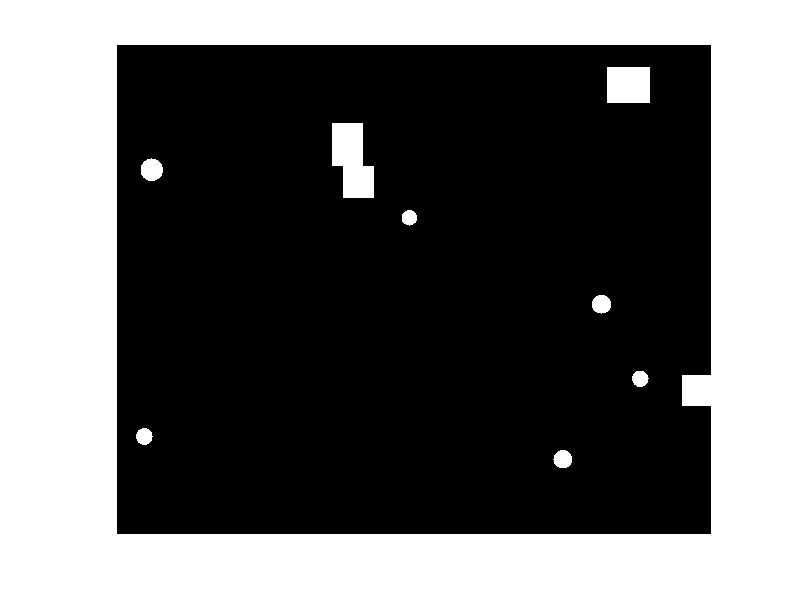

The MATLAB script that drew this image:
clear all
clf
clc
Nx = 1000;
Ny = 1200;
A = zeros(Nx,Ny);

r = randi([6 10],1); % Number of objects 

for i = 1:r 
    obj_id = randi([1 2],1);
    if(obj_id==1) % For creating rectangles
        x_center = randi([10,Nx-20],1);
        y_center = randi([10,Ny-20],1);
        length = randi([50,Nx/10],1);
        breadth = randi([50,Nx/10],1);
        for  m = x_center : x_center+length
            for n = y_center : y_center +breadth
                A(m,n) = 1;
            end
        end
    elseif(obj_id==2)    % For creating circles
        rad = randi([10,70],1);
        x_center = randi([5,Nx-4],1);
        y_center = randi([5,Ny-4],1);
        for  m = 3:Nx-2
            for n = 3:Ny-2
                distx = m-x_center ;
                disty =n-y_center;
                dist = sqrt(distx^2 + disty^2);
                if(dist <= rad )
                    A(m,n) = 1;
                end
            end
        end
    end
end
  
g = im2uint8(A);
imshow(g);
imwrite(g,'squares.jpg');
